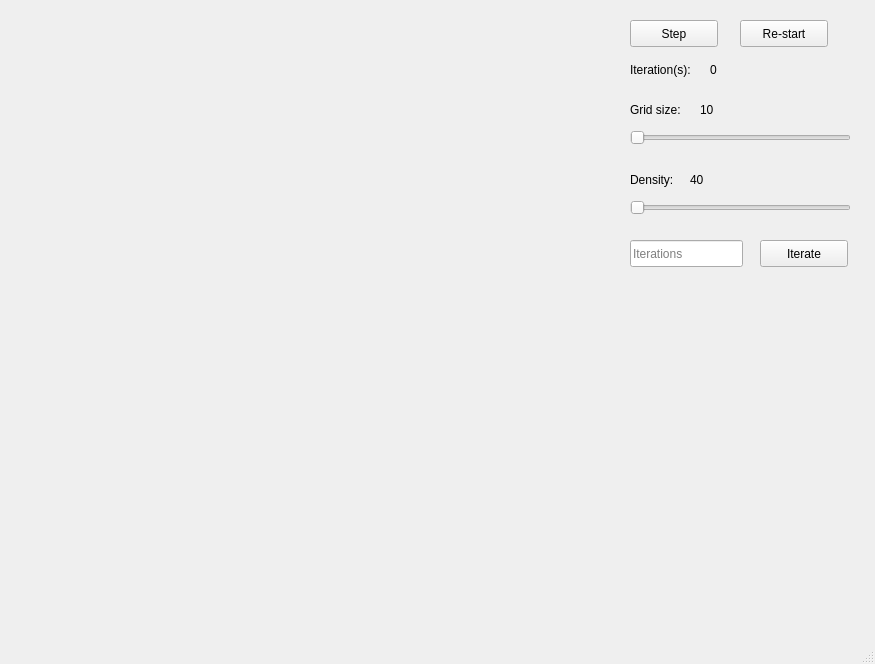
<?xml version="1.0" encoding="UTF-8"?>
<ui version="4.0">
 <class>MainWindow</class>
 <widget class="QMainWindow" name="MainWindow">
  <property name="geometry">
   <rect>
    <x>0</x>
    <y>0</y>
    <width>875</width>
    <height>664</height>
   </rect>
  </property>
  <property name="windowTitle">
   <string>MainWindow</string>
  </property>
  <widget class="QWidget" name="centralwidget">
   <widget class="QPushButton" name="step">
    <property name="geometry">
     <rect>
      <x>630</x>
      <y>20</y>
      <width>88</width>
      <height>27</height>
     </rect>
    </property>
    <property name="text">
     <string>Step</string>
    </property>
   </widget>
   <widget class="QLabel" name="label_iteration">
    <property name="enabled">
     <bool>true</bool>
    </property>
    <property name="geometry">
     <rect>
      <x>710</x>
      <y>60</y>
      <width>67</width>
      <height>19</height>
     </rect>
    </property>
    <property name="text">
     <string>0</string>
    </property>
   </widget>
   <widget class="QPushButton" name="reStart">
    <property name="geometry">
     <rect>
      <x>740</x>
      <y>20</y>
      <width>88</width>
      <height>27</height>
     </rect>
    </property>
    <property name="text">
     <string>Re-start</string>
    </property>
   </widget>
   <widget class="QSlider" name="grid_size_slider">
    <property name="geometry">
     <rect>
      <x>630</x>
      <y>130</y>
      <width>221</width>
      <height>16</height>
     </rect>
    </property>
    <property name="minimum">
     <number>10</number>
    </property>
    <property name="maximum">
     <number>500</number>
    </property>
    <property name="singleStep">
     <number>1</number>
    </property>
    <property name="orientation">
     <enum>Qt::Horizontal</enum>
    </property>
   </widget>
   <widget class="QLabel" name="label_density">
    <property name="geometry">
     <rect>
      <x>690</x>
      <y>170</y>
      <width>67</width>
      <height>19</height>
     </rect>
    </property>
    <property name="text">
     <string>40</string>
    </property>
   </widget>
   <widget class="QPushButton" name="iterate">
    <property name="geometry">
     <rect>
      <x>760</x>
      <y>240</y>
      <width>88</width>
      <height>27</height>
     </rect>
    </property>
    <property name="text">
     <string>Iterate</string>
    </property>
   </widget>
   <widget class="QLineEdit" name="line_edit_iterations">
    <property name="geometry">
     <rect>
      <x>630</x>
      <y>240</y>
      <width>113</width>
      <height>27</height>
     </rect>
    </property>
    <property name="placeholderText">
     <string>Iterations</string>
    </property>
   </widget>
   <widget class="MyWidget" name="widget" native="true">
    <property name="geometry">
     <rect>
      <x>10</x>
      <y>10</y>
      <width>600</width>
      <height>600</height>
     </rect>
    </property>
   </widget>
   <widget class="QSlider" name="density_slider">
    <property name="geometry">
     <rect>
      <x>630</x>
      <y>200</y>
      <width>221</width>
      <height>16</height>
     </rect>
    </property>
    <property name="maximum">
     <number>100</number>
    </property>
    <property name="orientation">
     <enum>Qt::Horizontal</enum>
    </property>
   </widget>
   <widget class="QLabel" name="label_iterations_text">
    <property name="geometry">
     <rect>
      <x>630</x>
      <y>60</y>
      <width>81</width>
      <height>19</height>
     </rect>
    </property>
    <property name="text">
     <string>Iteration(s):</string>
    </property>
   </widget>
   <widget class="QLabel" name="grid_size_text">
    <property name="geometry">
     <rect>
      <x>630</x>
      <y>100</y>
      <width>71</width>
      <height>19</height>
     </rect>
    </property>
    <property name="text">
     <string>Grid size:</string>
    </property>
   </widget>
   <widget class="QLabel" name="label_density_text">
    <property name="geometry">
     <rect>
      <x>630</x>
      <y>170</y>
      <width>67</width>
      <height>19</height>
     </rect>
    </property>
    <property name="text">
     <string>Density:</string>
    </property>
   </widget>
   <widget class="QLabel" name="label_grid_size">
    <property name="geometry">
     <rect>
      <x>700</x>
      <y>100</y>
      <width>67</width>
      <height>19</height>
     </rect>
    </property>
    <property name="text">
     <string>10</string>
    </property>
   </widget>
  </widget>
  <widget class="QMenuBar" name="menubar">
   <property name="geometry">
    <rect>
     <x>0</x>
     <y>0</y>
     <width>875</width>
     <height>24</height>
    </rect>
   </property>
  </widget>
  <widget class="QStatusBar" name="statusbar"/>
 </widget>
 <customwidgets>
  <customwidget>
   <class>MyWidget</class>
   <extends>QWidget</extends>
   <header>mywidget.h</header>
   <container>1</container>
  </customwidget>
 </customwidgets>
 <resources/>
 <connections/>
</ui>
